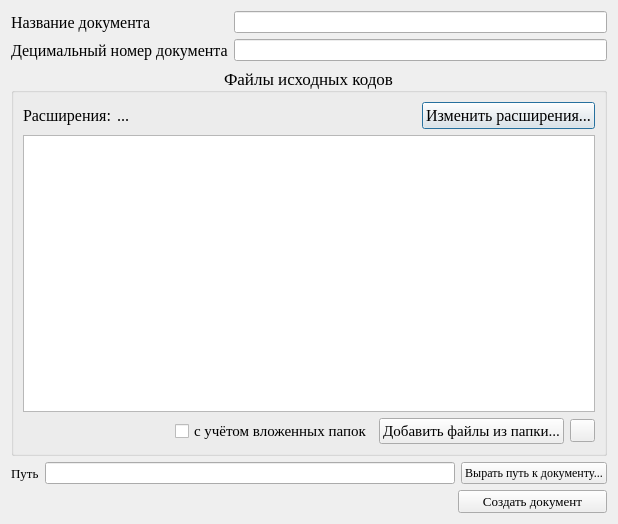
<?xml version="1.0" encoding="UTF-8"?>
<ui version="4.0">
 <class>DialogIshodDocx</class>
 <widget class="QDialog" name="DialogIshodDocx">
  <property name="geometry">
   <rect>
    <x>0</x>
    <y>0</y>
    <width>618</width>
    <height>524</height>
   </rect>
  </property>
  <property name="font">
   <font>
    <family>Times New Roman</family>
   </font>
  </property>
  <property name="windowTitle">
   <string notr="true">Исход-В</string>
  </property>
  <layout class="QVBoxLayout" name="verticalLayout_2">
   <item>
    <layout class="QHBoxLayout" name="horizontalLayout_3">
     <item>
      <widget class="QLabel" name="label_NameFile">
       <property name="minimumSize">
        <size>
         <width>217</width>
         <height>0</height>
        </size>
       </property>
       <property name="font">
        <font>
         <pointsize>12</pointsize>
        </font>
       </property>
       <property name="text">
        <string>Название документа</string>
       </property>
      </widget>
     </item>
     <item>
      <widget class="QLineEdit" name="lineEdit_NameFile"/>
     </item>
    </layout>
   </item>
   <item>
    <layout class="QHBoxLayout" name="horizontalLayout_4">
     <item>
      <widget class="QLabel" name="label_NameDocx">
       <property name="font">
        <font>
         <pointsize>12</pointsize>
        </font>
       </property>
       <property name="text">
        <string>Децимальный номер документа</string>
       </property>
      </widget>
     </item>
     <item>
      <widget class="QLineEdit" name="lineEdit_NameDocx"/>
     </item>
    </layout>
   </item>
   <item>
    <widget class="QGroupBox" name="groupBox_IshodCode">
     <property name="font">
      <font>
       <pointsize>13</pointsize>
      </font>
     </property>
     <property name="title">
      <string>Файлы исходных кодов</string>
     </property>
     <property name="alignment">
      <set>Qt::AlignCenter</set>
     </property>
     <layout class="QVBoxLayout" name="verticalLayout">
      <item>
       <layout class="QHBoxLayout" name="horizontalLayout">
        <item>
         <widget class="QLabel" name="label_Extensions">
          <property name="font">
           <font>
            <pointsize>12</pointsize>
           </font>
          </property>
          <property name="text">
           <string>Расширения:</string>
          </property>
         </widget>
        </item>
        <item>
         <widget class="QLabel" name="label_changeEx">
          <property name="sizePolicy">
           <sizepolicy hsizetype="Expanding" vsizetype="Preferred">
            <horstretch>0</horstretch>
            <verstretch>0</verstretch>
           </sizepolicy>
          </property>
          <property name="font">
           <font>
            <pointsize>12</pointsize>
           </font>
          </property>
          <property name="text">
           <string>...</string>
          </property>
         </widget>
        </item>
        <item>
         <widget class="QPushButton" name="pBtn_ChangeEx">
          <property name="font">
           <font>
            <pointsize>12</pointsize>
           </font>
          </property>
          <property name="text">
           <string>Изменить расширения...</string>
          </property>
         </widget>
        </item>
       </layout>
      </item>
      <item>
       <widget class="QTableView" name="tableView_FileTree"/>
      </item>
      <item>
       <layout class="QHBoxLayout" name="horizontalLayout_2">
        <item>
         <spacer name="horizontalSpacer">
          <property name="orientation">
           <enum>Qt::Horizontal</enum>
          </property>
          <property name="sizeHint" stdset="0">
           <size>
            <width>40</width>
            <height>20</height>
           </size>
          </property>
         </spacer>
        </item>
        <item>
         <widget class="QCheckBox" name="checkBox_FolderNesting">
          <property name="font">
           <font>
            <pointsize>11</pointsize>
           </font>
          </property>
          <property name="text">
           <string>с учётом вложенных папок</string>
          </property>
         </widget>
        </item>
        <item>
         <widget class="QPushButton" name="pBtn_AddFilesInFolder">
          <property name="font">
           <font>
            <pointsize>11</pointsize>
           </font>
          </property>
          <property name="text">
           <string>Добавить файлы из папки...</string>
          </property>
         </widget>
        </item>
        <item>
         <widget class="QPushButton" name="pBtn_UpdateTable">
          <property name="minimumSize">
           <size>
            <width>25</width>
            <height>0</height>
           </size>
          </property>
          <property name="maximumSize">
           <size>
            <width>25</width>
            <height>16777215</height>
           </size>
          </property>
          <property name="font">
           <font>
            <pointsize>10</pointsize>
           </font>
          </property>
          <property name="toolTip">
           <string>Обновить таблицу</string>
          </property>
          <property name="whatsThis">
           <string/>
          </property>
          <property name="text">
           <string/>
          </property>
          <property name="icon">
           <iconset resource="../resources.qrc">
            <normaloff>:/icon/icon/folder_refresh_icon.ico</normaloff>:/icon/icon/folder_refresh_icon.ico</iconset>
          </property>
         </widget>
        </item>
       </layout>
      </item>
     </layout>
    </widget>
   </item>
   <item>
    <layout class="QHBoxLayout" name="horizontalLayout_5">
     <item>
      <widget class="QLabel" name="label_PathIshodDocx">
       <property name="font">
        <font>
         <pointsize>10</pointsize>
        </font>
       </property>
       <property name="text">
        <string>Путь</string>
       </property>
      </widget>
     </item>
     <item>
      <widget class="QLineEdit" name="lineEdit_PathIshodDocx"/>
     </item>
     <item>
      <widget class="QPushButton" name="pBtn_PathIshodDocx">
       <property name="font">
        <font>
         <pointsize>9</pointsize>
        </font>
       </property>
       <property name="layoutDirection">
        <enum>Qt::LeftToRight</enum>
       </property>
       <property name="text">
        <string>Вырать путь к документу...</string>
       </property>
      </widget>
     </item>
    </layout>
   </item>
   <item>
    <layout class="QHBoxLayout" name="horizontalLayout_7">
     <item>
      <spacer name="horizontalSpacer_2">
       <property name="orientation">
        <enum>Qt::Horizontal</enum>
       </property>
       <property name="sizeHint" stdset="0">
        <size>
         <width>40</width>
         <height>20</height>
        </size>
       </property>
      </spacer>
     </item>
     <item>
      <widget class="QPushButton" name="pBtn_CreateDocx">
       <property name="minimumSize">
        <size>
         <width>149</width>
         <height>0</height>
        </size>
       </property>
       <property name="font">
        <font>
         <pointsize>10</pointsize>
        </font>
       </property>
       <property name="text">
        <string>Создать документ</string>
       </property>
      </widget>
     </item>
    </layout>
   </item>
  </layout>
 </widget>
 <resources>
  <include location="../resources.qrc"/>
 </resources>
 <connections/>
</ui>
